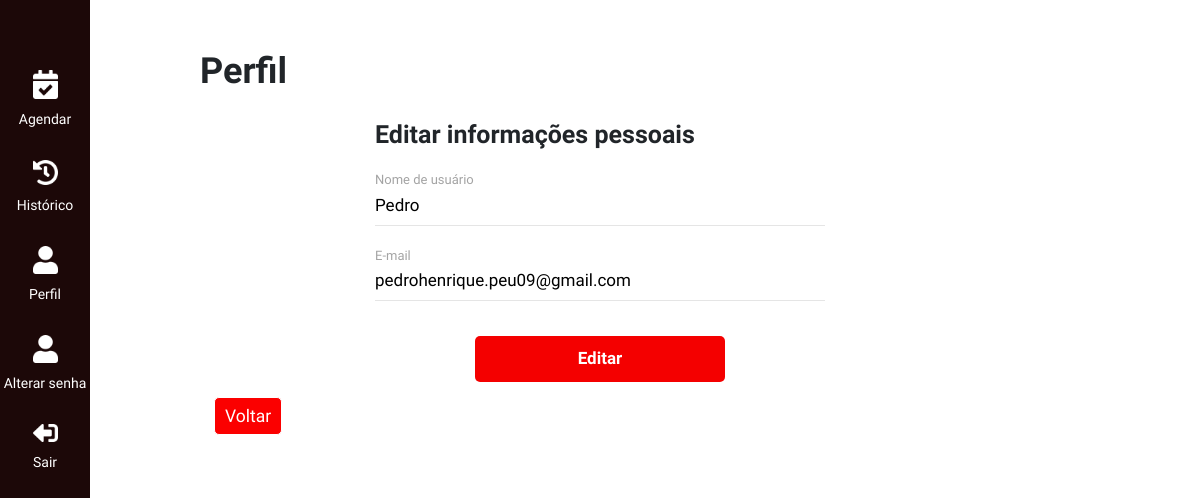
Page /editar_perfil/1 (signed in) on the earlier database version.
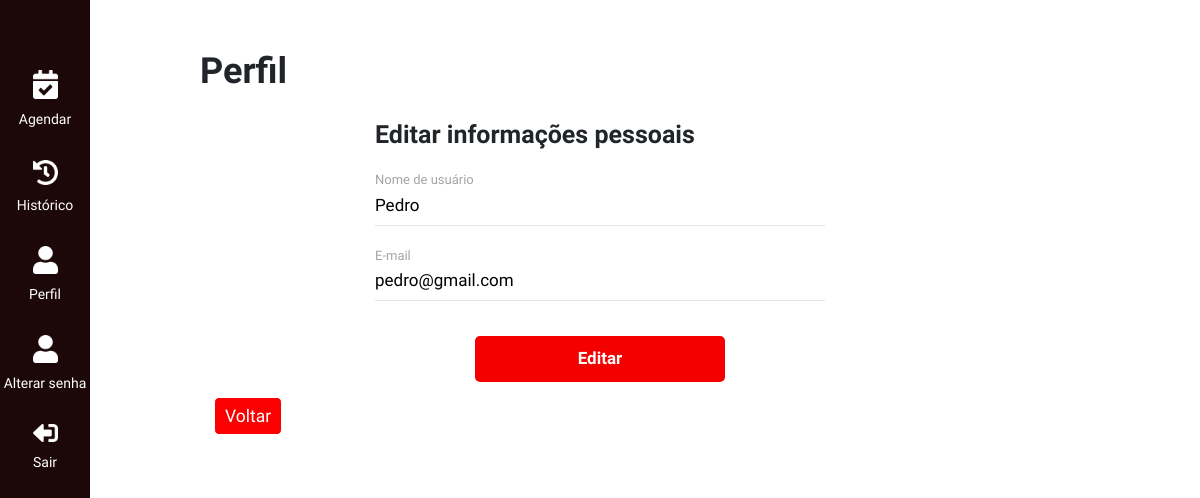
Same page on the later database version.
### app/models.py (models this page shows, shortened)
class Usuario(db.Model):
    id = db.Column(db.Integer, primary_key=True)
    nome = db.Column(db.String(100), index=True)
    email = db.Column(db.String(100), index=True, unique=True)
    senha = db.Column(db.String(128))
    reservas = db.relationship('Reserva', backref='cliente', lazy='dynamic')

### app/routes.py (the view)
@app.route('/editar_perfil/<id>', methods=['GET', 'POST'])
def editar_perfil(id):
    if 'id_usuario' in session:
        if session['id_usuario'] == int(id):
            usuario = Usuario.query.filter_by(id=id).first()
            form = EditarPerfilUsuario(usuario.email)
            if form.validate_on_submit():
                usuario.nome = form.nome.data
                usuario.email = form.email.data
                db.session.add(usuario)
                db.session.commit()
                flash('Suas informações foram editadas com sucesso!','success')
                return redirect(url_for('editar_perfil', id=session['id_usuario']))
            elif request.method == 'GET':
                form.nome.data = usuario.nome
                form.email.data = usuario.email
            return render_template('editar_perfil_usuario.html', titulo='Editar perfil', form=form)
        return redirect(url_for('editar_perfil', id=session['id_usuario']))
    else:
        flash('Por favor, faça o login para acessar esta página.','info')
        return redirect(url_for('login'))

### app/forms.py (shortened to what this page needs)
class EditarPerfilUsuario(FlaskForm):
    nome = StringField('Nome de usuário', validators=[DataRequired(message="O nome é obrigatório.")])
    email = StringField('E-mail', validators=[DataRequired(), Email(message="O e-mail é obrigatório.")])
    editar = SubmitField('Editar')
    def __init__(self, email_original, *args, **kwargs):
        super(EditarPerfilUsuario, self).__init__(*args, **kwargs)
        self.email_original = email_original

### app/templates/editar_perfil_usuario.html (shortened to what this page needs)
{% extends "base.html" %}
{% block content %}
    <section id="profile">
      <h2 class="internal-title">Perfil</h2>
    <div class="profile-form-area">
        <h3> Editar informações pessoais </h3>
        <form action="{{ url_for('editar_perfil', id=session['id_usuario']) }}" method="POST">
            {{ form.nome.label() }}
            {{ form.nome() }}
            <hr>
            {{ form.email.label() }}
            {{ form.email() }}
            <hr>
            {{ form.editar(onclick="return confirm('Tem certeza que deseja editar suas informações pessoais?')") }}
        </form>
    </div>
            <a href="#" onclick="history.go(-1)" class="btn btn-primary btn-lg">Voltar</a>
    </section>
{% endblock %}

Differences in the rows shown:
changed Usuario "Pedro": email "pedrohenrique.peu09@gmail.com" → "pedro@gmail.com"
